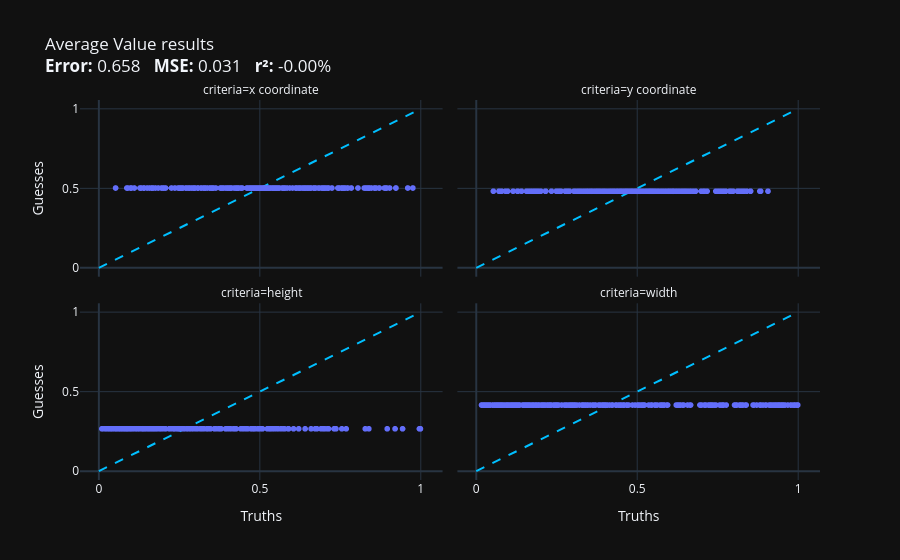
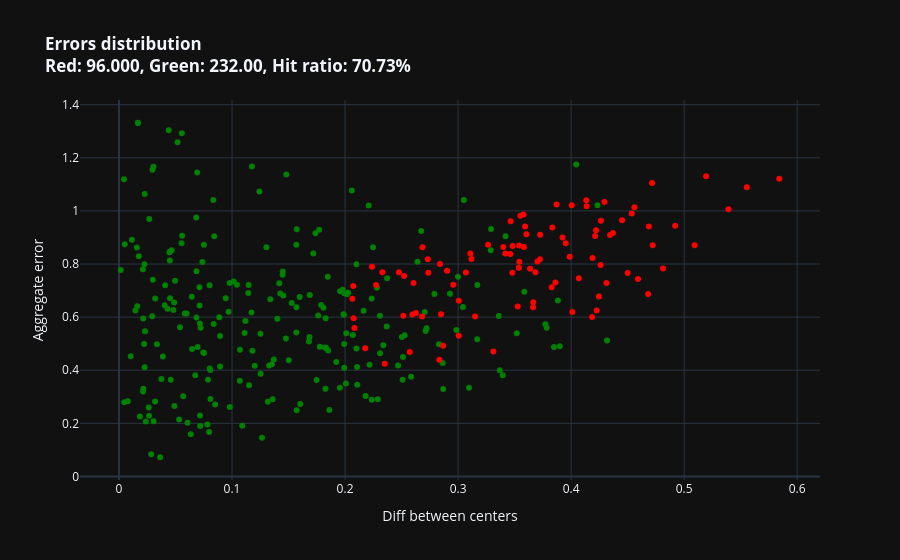

The cell these charts' notebook holds for them, in order:
### Code cell
evaluate_model(average_value,dataset)

### Figure 1 — Plotly figure (JSON) as saved in the notebook; plotly's stock layout.template omitted (floating-point values rounded to 4 significant figures; data arrays with more than 128 entries replaced by an {"elided": "..."} marker saying what was removed)
{"data": [{"hovertemplate": "criteria=x coordinate<br>Truths=%{x}<br>Guesses=%{y}<extra></extra>", "legendgroup": "", "marker": {"color": "#636efa", "symbol": "circle"}, "mode": "markers", "name": "", "showlegend": false, "x": {"elided": "328 float values"}, "xaxis": "x3", "y": {"elided": "328 float values"}, "yaxis": "y3", "type": "scattergl"}, {"hovertemplate": "criteria=y coordinate<br>Truths=%{x}<br>Guesses=%{y}<extra></extra>", "legendgroup": "", "marker": {"color": "#636efa", "symbol": "circle"}, "mode": "markers", "name": "", "showlegend": false, "x": {"elided": "328 float values"}, "xaxis": "x4", "y": {"elided": "328 float values"}, "yaxis": "y4", "type": "scattergl"}, {"hovertemplate": "criteria=height<br>Truths=%{x}<br>Guesses=%{y}<extra></extra>", "legendgroup": "", "marker": {"color": "#636efa", "symbol": "circle"}, "mode": "markers", "name": "", "showlegend": false, "x": {"elided": "328 float values"}, "xaxis": "x", "y": {"elided": "328 float values"}, "yaxis": "y", "type": "scattergl"}, {"hovertemplate": "criteria=width<br>Truths=%{x}<br>Guesses=%{y}<extra></extra>", "legendgroup": "", "marker": {"color": "#636efa", "symbol": "circle"}, "mode": "markers", "name": "", "showlegend": false, "x": {"elided": "328 float values"}, "xaxis": "x2", "y": {"elided": "328 float values"}, "yaxis": "y2", "type": "scattergl"}, {"legendgroup": "trendline", "line": {"color": "deepskyblue", "dash": "dash", "width": 2}, "mode": "lines", "name": "y = x", "showlegend": false, "x": [0, 1], "y": [0, 1], "type": "scatter", "xaxis": "x", "yaxis": "y"}, {"legendgroup": "trendline", "line": {"color": "deepskyblue", "dash": "dash", "width": 2}, "mode": "lines", "name": "y = x", "showlegend": false, "x": [0, 1], "y": [0, 1], "type": "scatter", "xaxis": "x2", "yaxis": "y2"}, {"legendgroup": "trendline", "line": {"color": "deepskyblue", "dash": "dash", "width": 2}, "mode": "lines", "name": "y = x", "showlegend": false, "x": [0, 1], "y": [0, 1], "type": "scatter", "xaxis": "x3", "yaxis": "y3"}, {"legendgroup": "trendline", "line": {"color": "deepskyblue", "dash": "dash", "width": 2}, "mode": "lines", "name": "y = x", "showlegend": false, "x": [0, 1], "y": [0, 1], "type": "scatter", "xaxis": "x4", "yaxis": "y4"}], "layout": {"xaxis": {"anchor": "y", "domain": [0.0, 0.49], "title": {"text": "Truths"}}, "yaxis": {"anchor": "x", "domain": [0.0, 0.465], "title": {"text": "Guesses"}}, "xaxis2": {"anchor": "y2", "domain": [0.51, 1.0], "matches": "x", "title": {"text": "Truths"}}, "yaxis2": {"anchor": "x2", "domain": [0.0, 0.465], "matches": "y", "showticklabels": false}, "xaxis3": {"anchor": "y3", "domain": [0.0, 0.49], "matches": "x", "showticklabels": false}, "yaxis3": {"anchor": "x3", "domain": [0.535, 1.0], "matches": "y", "title": {"text": "Guesses"}}, "xaxis4": {"anchor": "y4", "domain": [0.51, 1.0], "matches": "x", "showticklabels": false}, "yaxis4": {"anchor": "x4", "domain": [0.535, 1.0], "matches": "y", "showticklabels": false}, "annotations": [{"font": {}, "showarrow": false, "text": "criteria=height", "x": 0.245, "xanchor": "center", "xref": "paper", "y": 0.465, "yanchor": "bottom", "yref": "paper"}, {"font": {}, "showarrow": false, "text": "criteria=width", "x": 0.755, "xanchor": "center", "xref": "paper", "y": 0.465, "yanchor": "bottom", "yref": "paper"}, {"font": {}, "showarrow": false, "text": "criteria=x coordinate", "x": 0.245, "xanchor": "center", "xref": "paper", "y": 1.0, "yanchor": "bottom", "yref": "paper"}, {"font": {}, "showarrow": false, "text": "criteria=y coordinate", "x": 0.755, "xanchor": "center", "xref": "paper", "y": 1.0, "yanchor": "bottom", "yref": "paper"}], "legend": {"tracegroupgap": 0}, "title": {"text": "Average Value results<br><b>Error:</b> 0.658   <b>MSE:</b> 0.031   <b>r²:</b> -0.00%"}}}

### Figure 2 — Plotly figure (JSON) as saved in the notebook; plotly's stock layout.template omitted (floating-point values rounded to 4 significant figures; data arrays with more than 128 entries replaced by an {"elided": "..."} marker saying what was removed)
{"data": [{"customdata": {"elided": "232x2 float values"}, "hovertemplate": "color=green<br>diff_center=%{x}<br>aggregate error=%{y}<br>width=%{customdata[0]}<br>height=%{customdata[1]}<extra></extra>", "legendgroup": "green", "marker": {"color": "green", "symbol": "circle"}, "mode": "markers", "name": "green", "orientation": "v", "showlegend": true, "x": {"elided": "232 float values"}, "xaxis": "x", "y": {"elided": "232 float values"}, "yaxis": "y", "type": "scatter"}, {"customdata": {"elided": "96x2 float values"}, "hovertemplate": "color=red<br>diff_center=%{x}<br>aggregate error=%{y}<br>width=%{customdata[0]}<br>height=%{customdata[1]}<extra></extra>", "legendgroup": "red", "marker": {"color": "red", "symbol": "circle"}, "mode": "markers", "name": "red", "orientation": "v", "showlegend": true, "x": [0.2685, 0.4189, 0.4213, 0.2238, 0.2083, 0.3952, 0.5554, 0.4813, 0.2849, 0.5093, 0.3828, 0.3605, 0.2868, 0.3593, 0.4688, 0.3541, 0.5392, 0.4716, 0.3578, 0.4005, 0.3725, 0.3987, 0.3726, 0.4264, 0.2903, 0.2522, 0.2065, 0.2606, 0.3006, 0.2076, 0.2351, 0.456, 0.4068, 0.4185, 0.3871, 0.284, 0.34, 0.2834, 0.492, 0.3861, 0.4261, 0.4221, 0.3924, 0.4344, 0.3118, 0.3069, 0.437, 0.2515, 0.233, 0.3834, 0.3465, 0.2477, 0.2573, 0.3538, 0.3702, 0.3108, 0.4536, 0.5841, 0.3462, 0.2596, 0.4722, 0.348, 0.3684, 0.3312, 0.5194, 0.3665, 0.3663, 0.3541, 0.2958, 0.2732, 0.2073, 0.2178, 0.2626, 0.4011, 0.2682, 0.3006, 0.3637, 0.3265, 0.45, 0.4681, 0.4226, 0.4312, 0.4592, 0.3528, 0.315, 0.4451, 0.3482, 0.4134, 0.3552, 0.4137, 0.4295, 0.4246, 0.2275, 0.3418, 0.2737, 0.3582], "xaxis": "x", "y": [0.8627, 0.823, 0.9053, 0.7897, 0.5587, 0.8781, 1.089, 0.7829, 0.6108, 0.8707, 0.7127, 0.9119, 0.492, 0.9411, 0.9415, 0.8698, 1.006, 1.105, 0.9863, 1.021, 0.8181, 0.8274, 0.91, 0.9627, 0.7749, 0.7545, 0.6694, 0.7286, 0.5296, 0.5955, 0.4249, 1.014, 0.7461, 0.6004, 1.024, 0.7997, 0.8637, 0.4399, 0.9439, 0.7303, 0.7962, 0.9274, 0.8996, 0.9097, 0.8187, 0.7679, 0.9168, 0.6052, 0.7689, 0.9374, 0.9613, 0.7694, 0.4686, 0.7861, 0.8095, 0.8398, 0.9907, 1.121, 0.8376, 0.6101, 0.8706, 0.7672, 0.7689, 0.4706, 1.131, 0.6563, 0.6369, 0.8085, 0.7222, 0.818, 0.7175, 0.483, 0.6152, 0.6193, 0.6026, 0.6621, 0.7819, 0.8727, 0.766, 0.687, 0.6248, 0.7286, 0.7436, 0.6396, 0.6025, 0.9646, 0.8677, 1.04, 0.9814, 1.018, 1.033, 0.678, 0.7211, 0.8396, 0.7668, 0.8637], "yaxis": "y", "type": "scatter"}], "layout": {"xaxis": {"anchor": "y", "domain": [0.0, 1.0], "title": {"text": "Diff between centers"}}, "yaxis": {"anchor": "x", "domain": [0.0, 1.0], "title": {"text": "Aggregate error"}}, "legend": {"title": {"text": "color"}, "tracegroupgap": 0}, "title": {"text": "<b>Errors distribution</b><br><b>Red: 96.000, Green: 232.00, Hit ratio: 70.73% </b>"}, "showlegend": false}}
